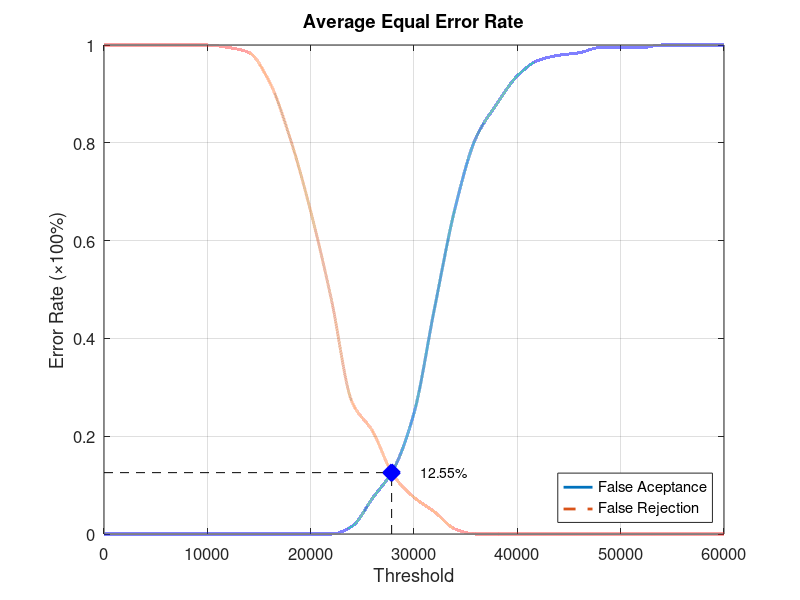
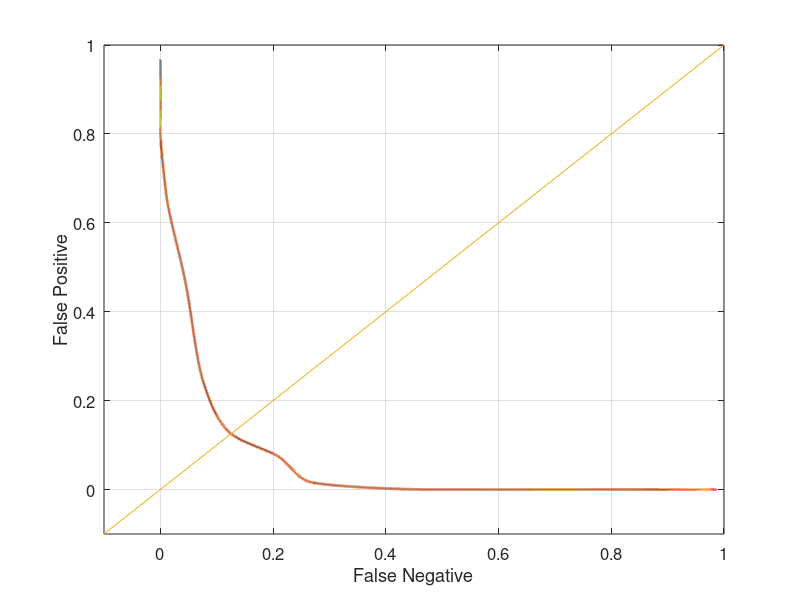

MATLAB code for these plots, in order:
function yEER = Database5_3
close all;
clear;
clc;
x = 0:2000:60000;
xq = 0:0.5:60000;

y0 = [0 0 0 0 0 0 0 0 0 0 0 0 0.0157895 0.0736842 0.131579 0.247368 0.463158 0.668421 0.810526 0.878947 0.936842 0.968421 0.978947 0.984211 0.994737 0.994737 0.994737 1 1 1 1];
yy0 = interp1(x, y0, xq, 'pchip');
y1 = [1 1 1 1 1 1 0.995 0.985 0.925 0.81 0.66 0.48 0.27 0.21 0.12 0.075 0.045 0.01 0 0 0 0 0 0 0 0 0 0 0 0 0];
yy1 = interp1(x, y1, xq, 'pchip');

% Calculating EER: 
y2 = abs(y0 - y1);
find(y2 == min(y2))
yy2 = abs(yy0 - yy1);
xEER = find(yy2 == min(yy2));
xEERIndex = xq(xEER) % X-axis EER
yEER = yy0(xEER) % Y-axis EER

main = figure
plot(xq, yy0,'-','LineWidth', 2);	hold on
plot(xq, yy1,'--','LineWidth', 2);	hold on
plot([xEERIndex xEERIndex], [0 yEER], 'k--');	hold on
plot([0 xEERIndex], [yEER yEER], 'k--');	hold on
plot(xEERIndex, yEER, 'bx', 'LineWidth', 10);	hold on
text(xEERIndex + 10 * xEERIndex / 100, yEER, [num2str(round((10000 * yEER)) / 100) '%'])
legend('False Aceptance', 'False Rejection', 'Location', 'SouthEast')
xlabel('Threshold')
ylabel('Error Rate (\times100%)')
title('Average Equal Error Rate')
set(gca, 'FontSize', 12)
axis([0 60000 0 1])
grid on

print(main, 'Database5_3Main', '-dpng');
FNRxFPR = figure('Color', [1 1 1]);
plot(yy1, yy0, '-', yy1, yy0, 'LineWidth', 2);
hold on
y = -0.1:0.1:1
plot(y, y); 
set(gca, 'FontSize', 12)
xlabel('False Negative')
ylabel('False Positive')
axis([-0.1 1 -0.1 1])
set(gca, 'FontSize', 12)
grid on

print(FNRxFPR, 'Database5_3FNRxFPR','-dpng');
end
